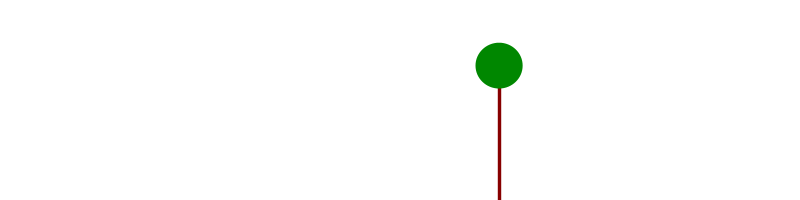
Frame 1 (no input)
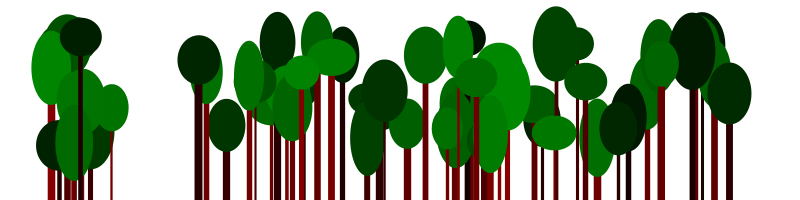
Frame 60 (the mouse pressed at the canvas centre just before this capture)
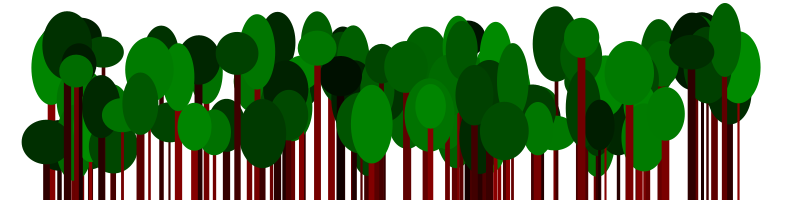
Frame 120 (the mouse held since frame 60 and released just before this capture)

The Processing sketch that drew these frames (run headless with seeded random() and noise(); from frame 60 on, the mouse is pressed at the canvas centre):

// Processing sketch: processing_3700
// ── processing_3700.pde


  float xoff = 0.1;
  void setup() 
  {
  size(800,200);
  background(255);
  //xoff = xoff+.1;
  smooth();
  }
  void draw()
  {
  frameRate(5);
  float x = random(40,750);
  float y = random(36,150);
  float g = random(30, 255);
  float n = noise(xoff) * 310;
  float nc = noise(xoff) * g;
  stroke(nc, 0, 0);
  strokeWeight(random(2,8));
  line(x,y,x,1960);
  noStroke();
  fill(0, nc, 0);
  float x2 = random(30, 50);
  float y2 = random(30, 80);
  ellipse(x,y,x2,y2);
  }
